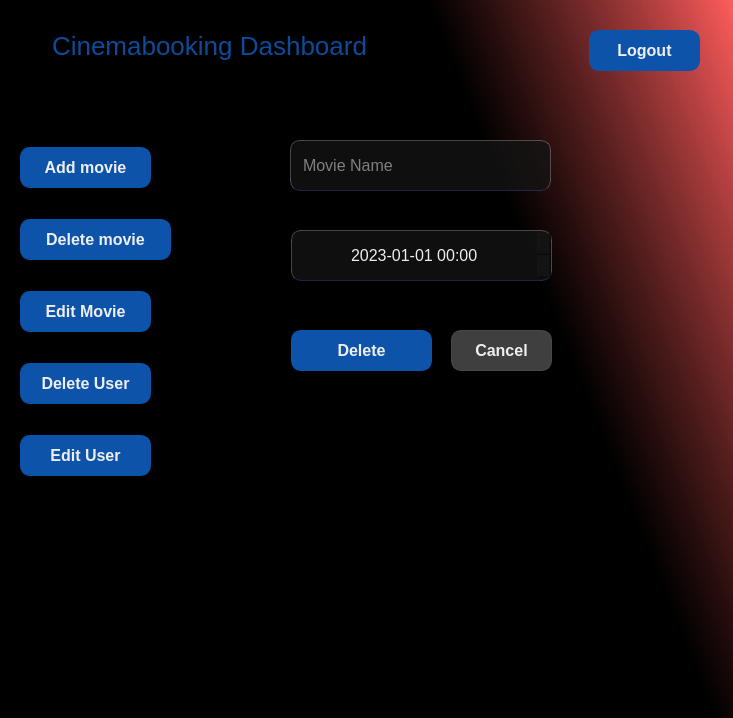
<?xml version="1.0" encoding="UTF-8"?>
<ui version="4.0">
 <class>delete_movie</class>
 <widget class="QWidget" name="delete_movie">
  <property name="geometry">
   <rect>
    <x>0</x>
    <y>0</y>
    <width>733</width>
    <height>718</height>
   </rect>
  </property>
  <property name="windowTitle">
   <string>Form</string>
  </property>
  <property name="styleSheet">
   <string notr="true">QWidget {
	color: #EEE;
	background-color: #111;
}

#delete_movie {
	background-color: qlineargradient(spread:pad, x1:0.637, y1:0.142364, x2:1, y2:0, stop:0 rgba(0, 0, 0, 255), stop:1 rgba(255, 86, 86, 207));
}

#title {
	background-color: transparent;
	font-size: 26px;
	color: rgba(13, 83, 170, 0.9);
}

#error {
	background-color: transparent;
	color: rgba(255, 0, 0, 0.8);
}

QLabel {
	font-size: 20px;
}

QLineEdit, QDateTimeEdit {
	border-radius: 10px;
	background-color: rgba(20, 20, 20, 0.75);
	padding: 5px 10px;
	border:  1px solid rgba(255, 255, 255, 0.25);
	border-bottom-color: rgba(110, 110, 255, 0.25);
	font-size: 16px;
}
QLineEdit:focus {
	border-bottom-color: #0d53aa;
}

QPushButton {
	border-radius: 10px;
	padding: 5px 10px;
	border: 1px solid #0d53aa ;
	background-color: #0d53aa; 
	font-weight: 900;
	font-size: 16px;
}
QPushButton:hover {
	background-color: red; 
	border-color: red;
}

#cancel_btn {
	border-color: rgba(84, 84, 84, 0.75);
	background-color: rgba(84, 84, 84, 0.75);
}</string>
  </property>
  <widget class="QLabel" name="title">
   <property name="geometry">
    <rect>
     <x>39</x>
     <y>20</y>
     <width>341</width>
     <height>51</height>
    </rect>
   </property>
   <property name="text">
    <string>Cinemabooking Dashboard</string>
   </property>
   <property name="alignment">
    <set>Qt::AlignCenter</set>
   </property>
  </widget>
  <widget class="QPushButton" name="delete_btn">
   <property name="geometry">
    <rect>
     <x>291</x>
     <y>330</y>
     <width>141</width>
     <height>41</height>
    </rect>
   </property>
   <property name="text">
    <string>Delete</string>
   </property>
  </widget>
  <widget class="QLineEdit" name="name">
   <property name="geometry">
    <rect>
     <x>290</x>
     <y>140</y>
     <width>261</width>
     <height>51</height>
    </rect>
   </property>
   <property name="placeholderText">
    <string>Movie Name</string>
   </property>
  </widget>
  <widget class="QDateTimeEdit" name="showDate">
   <property name="geometry">
    <rect>
     <x>291</x>
     <y>230</y>
     <width>261</width>
     <height>51</height>
    </rect>
   </property>
   <property name="alignment">
    <set>Qt::AlignCenter</set>
   </property>
   <property name="dateTime">
    <datetime>
     <hour>0</hour>
     <minute>0</minute>
     <second>0</second>
     <year>2023</year>
     <month>1</month>
     <day>1</day>
    </datetime>
   </property>
   <property name="maximumDateTime">
    <datetime>
     <hour>23</hour>
     <minute>59</minute>
     <second>59</second>
     <year>2100</year>
     <month>12</month>
     <day>31</day>
    </datetime>
   </property>
   <property name="minimumDateTime">
    <datetime>
     <hour>0</hour>
     <minute>0</minute>
     <second>0</second>
     <year>2023</year>
     <month>1</month>
     <day>1</day>
    </datetime>
   </property>
   <property name="displayFormat">
    <string>yyyy-MM-dd HH:mm</string>
   </property>
  </widget>
  <widget class="QPushButton" name="deleteUser_page">
   <property name="geometry">
    <rect>
     <x>20</x>
     <y>363</y>
     <width>131</width>
     <height>41</height>
    </rect>
   </property>
   <property name="styleSheet">
    <string notr="true">padding: 10px;</string>
   </property>
   <property name="text">
    <string>Delete User</string>
   </property>
  </widget>
  <widget class="QPushButton" name="logout_btn">
   <property name="geometry">
    <rect>
     <x>589</x>
     <y>30</y>
     <width>111</width>
     <height>41</height>
    </rect>
   </property>
   <property name="text">
    <string>Logout</string>
   </property>
  </widget>
  <widget class="QPushButton" name="editUser_page">
   <property name="geometry">
    <rect>
     <x>20</x>
     <y>435</y>
     <width>131</width>
     <height>41</height>
    </rect>
   </property>
   <property name="styleSheet">
    <string notr="true">padding: 10px;</string>
   </property>
   <property name="text">
    <string>Edit User</string>
   </property>
  </widget>
  <widget class="QPushButton" name="addMovie_page">
   <property name="geometry">
    <rect>
     <x>20</x>
     <y>147</y>
     <width>131</width>
     <height>41</height>
    </rect>
   </property>
   <property name="styleSheet">
    <string notr="true">padding: 10px;</string>
   </property>
   <property name="text">
    <string>Add movie</string>
   </property>
  </widget>
  <widget class="QPushButton" name="cancel_btn">
   <property name="geometry">
    <rect>
     <x>451</x>
     <y>330</y>
     <width>101</width>
     <height>41</height>
    </rect>
   </property>
   <property name="text">
    <string>Cancel</string>
   </property>
  </widget>
  <widget class="QPushButton" name="editMovie_page">
   <property name="geometry">
    <rect>
     <x>20</x>
     <y>291</y>
     <width>131</width>
     <height>41</height>
    </rect>
   </property>
   <property name="styleSheet">
    <string notr="true">padding: 10px;</string>
   </property>
   <property name="text">
    <string>Edit Movie</string>
   </property>
  </widget>
  <widget class="QPushButton" name="deleteMovie_btn">
   <property name="geometry">
    <rect>
     <x>20</x>
     <y>219</y>
     <width>151</width>
     <height>41</height>
    </rect>
   </property>
   <property name="styleSheet">
    <string notr="true">padding: 10px;</string>
   </property>
   <property name="text">
    <string>Delete movie</string>
   </property>
  </widget>
 </widget>
 <tabstops>
  <tabstop>name</tabstop>
  <tabstop>showDate</tabstop>
  <tabstop>delete_btn</tabstop>
  <tabstop>cancel_btn</tabstop>
  <tabstop>logout_btn</tabstop>
  <tabstop>addMovie_page</tabstop>
  <tabstop>deleteMovie_btn</tabstop>
  <tabstop>editMovie_page</tabstop>
  <tabstop>deleteUser_page</tabstop>
  <tabstop>editUser_page</tabstop>
 </tabstops>
 <resources/>
 <connections/>
</ui>
